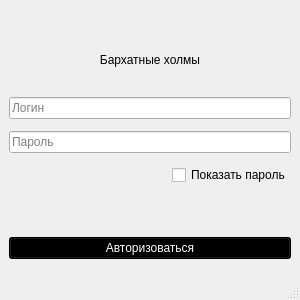
<?xml version="1.0" encoding="UTF-8"?>
<ui version="4.0">
 <class>MainWindow</class>
 <widget class="QMainWindow" name="MainWindow">
  <property name="geometry">
   <rect>
    <x>0</x>
    <y>0</y>
    <width>300</width>
    <height>300</height>
   </rect>
  </property>
  <property name="maximumSize">
   <size>
    <width>300</width>
    <height>300</height>
   </size>
  </property>
  <property name="windowTitle">
   <string>Авторизация</string>
  </property>
  <widget class="QWidget" name="centralwidget">
   <layout class="QVBoxLayout" name="verticalLayout_2">
    <item>
     <layout class="QVBoxLayout" name="verticalLayout">
      <item>
       <spacer name="verticalSpacer_2">
        <property name="orientation">
         <enum>Qt::Vertical</enum>
        </property>
        <property name="sizeType">
         <enum>QSizePolicy::Minimum</enum>
        </property>
        <property name="sizeHint" stdset="0">
         <size>
          <width>20</width>
          <height>20</height>
         </size>
        </property>
       </spacer>
      </item>
      <item>
       <widget class="QLabel" name="label">
        <property name="maximumSize">
         <size>
          <width>16777215</width>
          <height>50</height>
         </size>
        </property>
        <property name="text">
         <string>Бархатные холмы</string>
        </property>
        <property name="alignment">
         <set>Qt::AlignCenter</set>
        </property>
       </widget>
      </item>
      <item>
       <layout class="QHBoxLayout" name="horizontalLayout">
        <item>
         <widget class="QLineEdit" name="login_edit">
          <property name="inputMask">
           <string/>
          </property>
          <property name="placeholderText">
           <string>Логин</string>
          </property>
         </widget>
        </item>
       </layout>
      </item>
      <item>
       <widget class="QLineEdit" name="pass_edit">
        <property name="echoMode">
         <enum>QLineEdit::Password</enum>
        </property>
        <property name="placeholderText">
         <string>Пароль</string>
        </property>
       </widget>
      </item>
      <item alignment="Qt::AlignRight">
       <widget class="QCheckBox" name="show_pass_box">
        <property name="layoutDirection">
         <enum>Qt::LeftToRight</enum>
        </property>
        <property name="text">
         <string>Показать пароль</string>
        </property>
       </widget>
      </item>
      <item>
       <spacer name="verticalSpacer">
        <property name="orientation">
         <enum>Qt::Vertical</enum>
        </property>
        <property name="sizeType">
         <enum>QSizePolicy::Maximum</enum>
        </property>
        <property name="sizeHint" stdset="0">
         <size>
          <width>20</width>
          <height>40</height>
         </size>
        </property>
       </spacer>
      </item>
      <item>
       <widget class="QPushButton" name="auth_button">
        <property name="styleSheet">
         <string notr="true">background-color: rgb(0, 0, 0);
color: rgb(255, 255, 255);</string>
        </property>
        <property name="text">
         <string>Авторизоваться</string>
        </property>
       </widget>
      </item>
     </layout>
    </item>
   </layout>
  </widget>
  <widget class="QMenuBar" name="menubar">
   <property name="geometry">
    <rect>
     <x>0</x>
     <y>0</y>
     <width>300</width>
     <height>22</height>
    </rect>
   </property>
  </widget>
  <widget class="QStatusBar" name="statusbar"/>
 </widget>
 <resources/>
 <connections/>
</ui>
